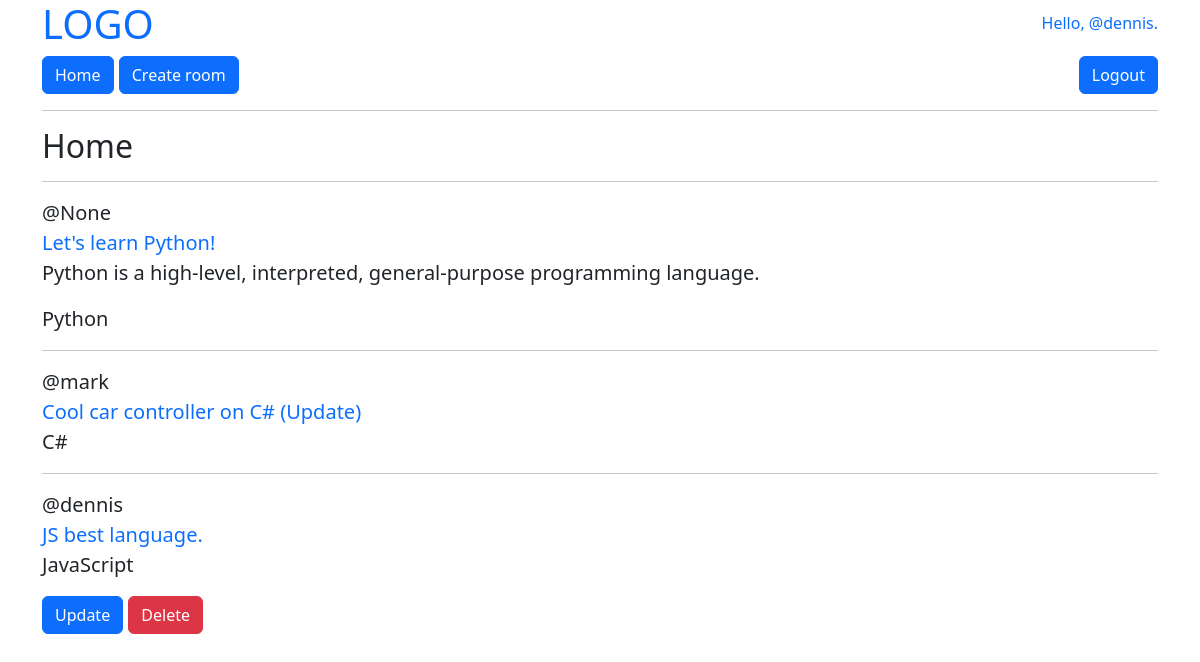
Screenshot of / (signed in) with the database file from the repository.
### main/models.py (models this page shows, shortened)
class Room(models.Model):
    host = models.ForeignKey(User, on_delete=models.SET_NULL, null=True)
    members = models.ManyToManyField(User, related_name='members', blank=True)
    title = models.CharField(max_length=200)
    description = models.TextField(blank=True)
    topic = models.ForeignKey(Topic, on_delete=models.CASCADE)
    created = models.DateTimeField(auto_now_add=True)
    updated = models.DateTimeField(auto_now=True)
    class Meta:
        ordering = ['-created']

class Topic(models.Model):
    name = models.CharField(max_length=200)
    def __str__(self):
        return self.name[0:50]

### main/views.py (the view)
@login_required(login_url='login')
def home(request):
    rooms = Room.objects.all()
    context = {
        'rooms': rooms,
    }
    return render(request, 'main/home.html', context)

### main/templates/main/home.html (shortened to what this page needs)
{% extends 'main/base.html' %}
{% block content %}
<h2>Home</h2>
{% for room in rooms %}
<hr>
<p class="mb-0">@{{ room.host }}</p>
<a href="{% url 'room' room.pk %}" class="text-decoration-none">{{ room.title }}</a>
{% if room.description %}
<p>{{ room.description }}</p>
{% endif %}
<p>{{ room.topic }}</p>
{% if room.host == request.user %}
<a href="{% url 'room-update' room.pk %}" class="btn btn-primary">Update</a>
<a href="{% url 'room-delete' room.pk %}" class="btn btn-danger">Delete</a>
{% endif %}
{% endfor %}
{% endblock %}

### main/templates/main/base.html (shortened to what this page needs)
<!DOCTYPE html>
<html lang="en">
<head>
    <link href="https://cdn.jsdelivr.net/npm/bootstrap@5.2.0-beta1/dist/css/bootstrap.min.css" rel="stylesheet"
>
</head>
<body>
<div class="container fs-5 mb-2">
    <div class="row align-items-center">
        <div class="col-6 text-start">
            <h1><a href="{% url 'home' %}" class="text-decoration-none">LOGO</a></h1>
        </div>
        {% if request.user.is_authenticated %}
        <div class="col-6 text-end">
            <h1 class="fs-6 text-primary">Hello, @{{ request.user }}.</h1>
        </div>
        {% endif %}
    </div>
    <div class="row align-items-center">
        <div class="col-6 text-start">
            <a href="{% url 'home' %}" class="btn btn-primary">Home</a>
            <a href="{% url 'room-create' %}?next={{ request.path }}" class="btn btn-primary">Create room</a>
        </div>
        <div class="col-6 text-end">
            {% if request.user.is_authenticated %}
            <a href="{% url 'logout' %}" class="btn btn-primary">Logout</a>
            {% else %}
            <a href="{% url 'login' %}" class="btn btn-primary">Login</a>
            <a href="{% url 'register' %}" class="btn btn-primary">Sign up</a>
            {% endif %}
        </div>
    </div>
    <hr>
    {% block content %}
    {% endblock %}
</div>
</body>
</html>

### rows the page displays
Room: host "None", title "Let's learn Python!", description "Python is a high-level, interpreted, general-purpose programming language.", topic "Python"
Room: host "mark", title "Cool car controller on C# (Update)", topic "C#"
Room: host "dennis", title "JS best language.", topic "JavaScript", shows "Update"

### other values shown
{{ request.user }} "dennis"
